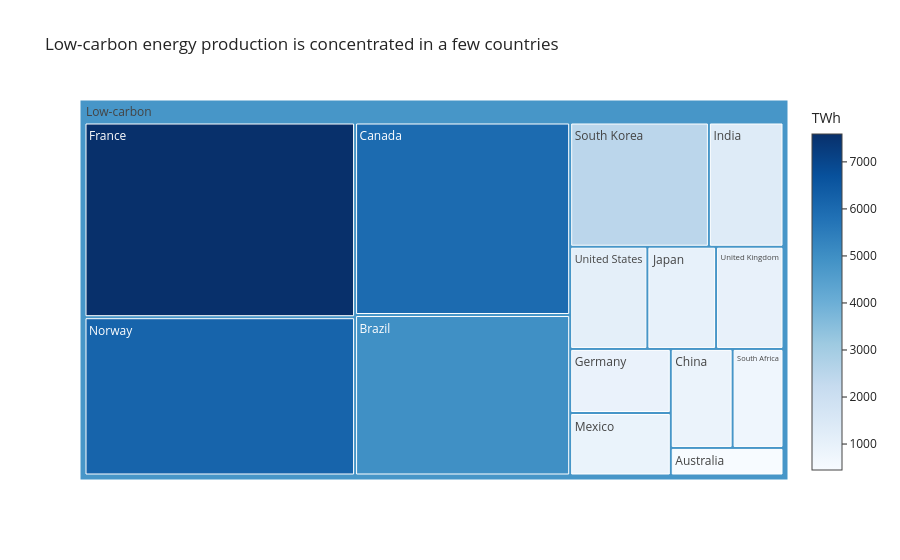
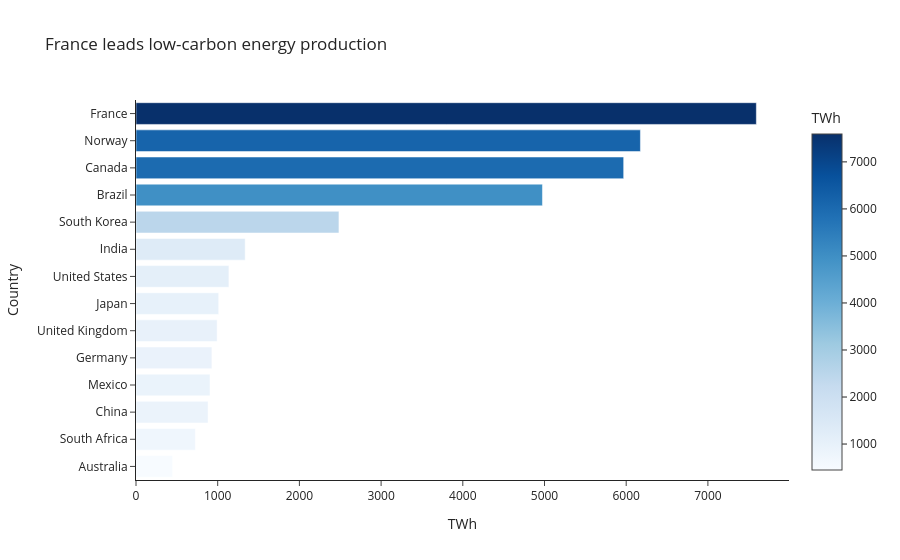

Notebook code cell kept with these figures, in order:
### Markdown cell above
## Task 3 — Treemap vs bar: low-carbon energy by country

**What to build:** Build **both** a treemap and a horizontal bar chart showing total low-carbon TWh (Nuclear + Hydro) per country. Then answer the question in a markdown cell below.

**Requirements:**
- Filter to `Source_Type == 'Low-carbon'` and aggregate TWh by country
- Treemap: single-level `path=['All', 'Country']` with a dummy root node labelled `'Low-carbon'`
- Bar chart: sorted by TWh, horizontal orientation, CVD-safe colour
- Both charts show TWh values, not percentages
- Insight title on the bar chart naming the leading country

### Code cell
# Task 3 — charts
# Filter low-carbon sources
lowcarbon_df = df[df['Source_Type'] == 'Low-carbon']

# Aggregate TWh by country
country_twh = (
    lowcarbon_df.groupby('Country')['TWh']
    .sum()
    .reset_index()
)

# Add dummy root node
country_twh['All'] = 'Low-carbon'

# ---------------- TREEMAP ----------------
fig_tree = px.treemap(
    country_twh,
    path=['All', 'Country'],
    values='TWh',
    title='Low-carbon energy production is concentrated in a few countries',
    color='TWh',
    color_continuous_scale='Blues'
)

fig_tree.update_layout(
    template='simple_white'
)

fig_tree.show()

# Save treemap
fig_tree.write_image("task3_treemap.png")

# ---------------- BAR CHART ----------------
country_twh = country_twh.sort_values('TWh', ascending=False)

fig_bar = px.bar(
    country_twh,
    x='TWh',
    y='Country',
    orientation='h',
    color='TWh',
    color_continuous_scale='Blues',
    title=f"{country_twh.iloc[0]['Country']} leads low-carbon energy production",
    template='simple_white'
)

fig_bar.update_layout(
    yaxis={'categoryorder':'total ascending'}
)

fig_bar.show()

# Save bar chart
fig_bar.write_image("task3_bar.png")

### Figure 1 — Plotly figure (JSON) as saved in the notebook; plotly's stock layout.template omitted (floating-point values rounded to 4 significant figures)
{"data": [{"branchvalues": "total", "customdata": [[448.0], [4975.0], [5969.0], [882.0], [7593.0], [929.0], [1336.0], [1012.0], [906.0], [6174.0], [726.0], [2484.0], [993.0], [1137.0], [4797.0]], "domain": {"x": [0, 1], "y": [0, 1]}, "hovertemplate": "labels=%{label}<br>TWh_sum=%{value}<br>parent=%{parent}<br>id=%{id}<br>TWh=%{color}<extra></extra>", "ids": ["Low-carbon/Australia", "Low-carbon/Brazil", "Low-carbon/Canada", "Low-carbon/China", "Low-carbon/France", "Low-carbon/Germany", "Low-carbon/India", "Low-carbon/Japan", "Low-carbon/Mexico", "Low-carbon/Norway", "Low-carbon/South Africa", "Low-carbon/South Korea", "Low-carbon/United Kingdom", "Low-carbon/United States", "Low-carbon"], "labels": ["Australia", "Brazil", "Canada", "China", "France", "Germany", "India", "Japan", "Mexico", "Norway", "South Africa", "South Korea", "United Kingdom", "United States", "Low-carbon"], "marker": {"coloraxis": "coloraxis", "colors": [448.0, 4975.0, 5969.0, 882.0, 7593.0, 929.0, 1336.0, 1012.0, 906.0, 6174.0, 726.0, 2484.0, 993.0, 1137.0, 4797.0]}, "name": "", "parents": ["Low-carbon", "Low-carbon", "Low-carbon", "Low-carbon", "Low-carbon", "Low-carbon", "Low-carbon", "Low-carbon", "Low-carbon", "Low-carbon", "Low-carbon", "Low-carbon", "Low-carbon", "Low-carbon", ""], "type": "treemap", "values": [448.0, 4975.0, 5969.0, 882.0, 7593.0, 929.0, 1336.0, 1012.0, 906.0, 6174.0, 726.0, 2484.0, 993.0, 1137.0, 35560.0]}], "layout": {"coloraxis": {"colorbar": {"title": {"text": "TWh"}}, "colorscale": [[0, "rgb(247,251,255)"], [0.125, "rgb(222,235,247)"], [0.25, "rgb(198,219,239)"], [0.375, "rgb(158,202,225)"], [0.5, "rgb(107,174,214)"], [0.625, "rgb(66,146,198)"], [0.75, "rgb(33,113,181)"], [0.875, "rgb(8,81,156)"], [1, "rgb(8,48,107)"]]}, "legend": {"tracegroupgap": 0}, "title": {"text": "Low-carbon energy production is concentrated in a few countries"}}}

### Figure 2 — Plotly figure (JSON) as saved in the notebook; plotly's stock layout.template omitted (floating-point values rounded to 4 significant figures)
{"data": [{"hovertemplate": "TWh=%{marker.color}<br>Country=%{y}<extra></extra>", "legendgroup": "", "marker": {"color": [7593.0, 6174.0, 5969.0, 4975.0, 2484.0, 1336.0, 1137.0, 1012.0, 993.0, 929.0, 906.0, 882.0, 726.0, 448.0], "coloraxis": "coloraxis", "pattern": {"shape": ""}}, "name": "", "orientation": "h", "showlegend": false, "textposition": "auto", "type": "bar", "x": [7593.0, 6174.0, 5969.0, 4975.0, 2484.0, 1336.0, 1137.0, 1012.0, 993.0, 929.0, 906.0, 882.0, 726.0, 448.0], "xaxis": "x", "y": ["France", "Norway", "Canada", "Brazil", "South Korea", "India", "United States", "Japan", "United Kingdom", "Germany", "Mexico", "China", "South Africa", "Australia"], "yaxis": "y"}], "layout": {"barmode": "relative", "coloraxis": {"colorbar": {"title": {"text": "TWh"}}, "colorscale": [[0, "rgb(247,251,255)"], [0.125, "rgb(222,235,247)"], [0.25, "rgb(198,219,239)"], [0.375, "rgb(158,202,225)"], [0.5, "rgb(107,174,214)"], [0.625, "rgb(66,146,198)"], [0.75, "rgb(33,113,181)"], [0.875, "rgb(8,81,156)"], [1, "rgb(8,48,107)"]]}, "legend": {"tracegroupgap": 0}, "title": {"text": "France leads low-carbon energy production"}, "xaxis": {"anchor": "y", "domain": [0, 1], "title": {"text": "TWh"}}, "yaxis": {"anchor": "x", "categoryorder": "total ascending", "domain": [0, 1], "title": {"text": "Country"}}}}
